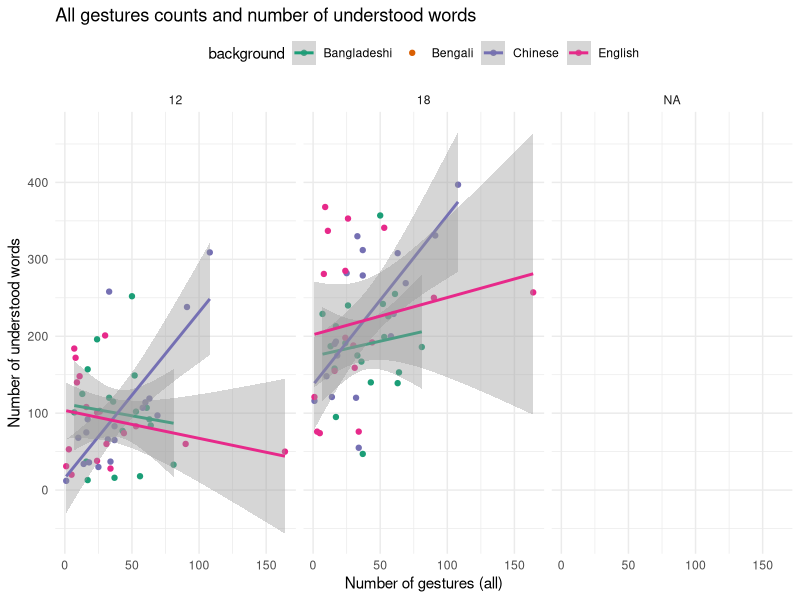
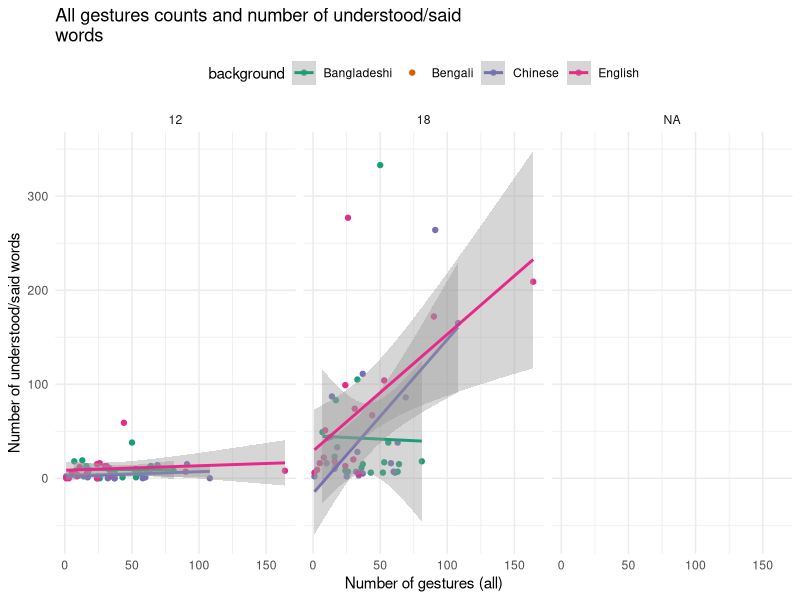
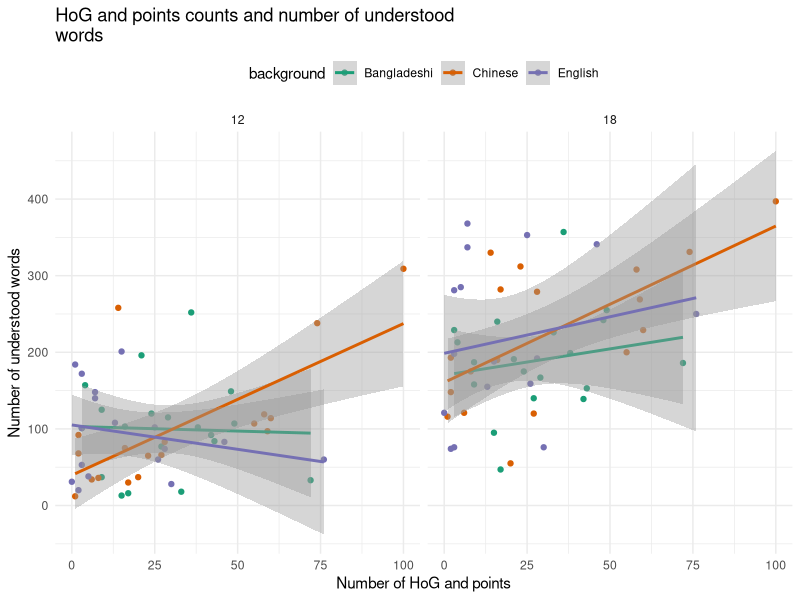
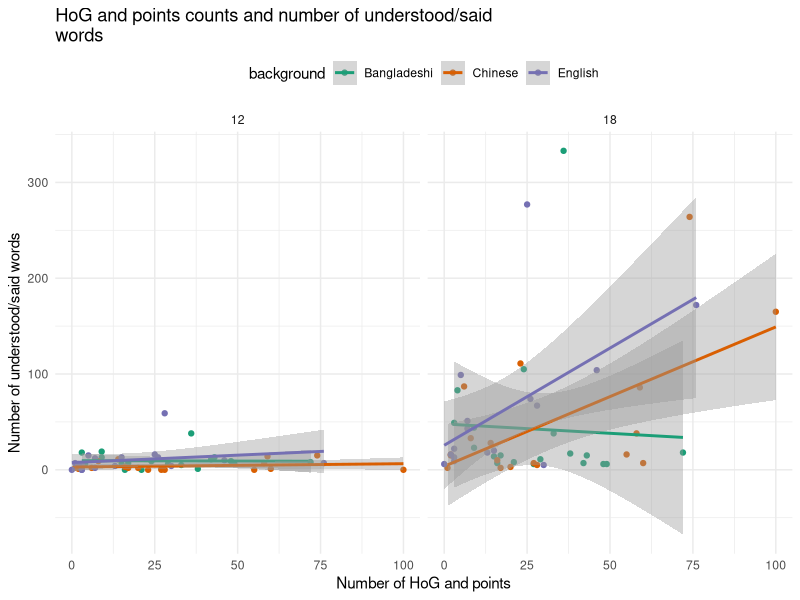
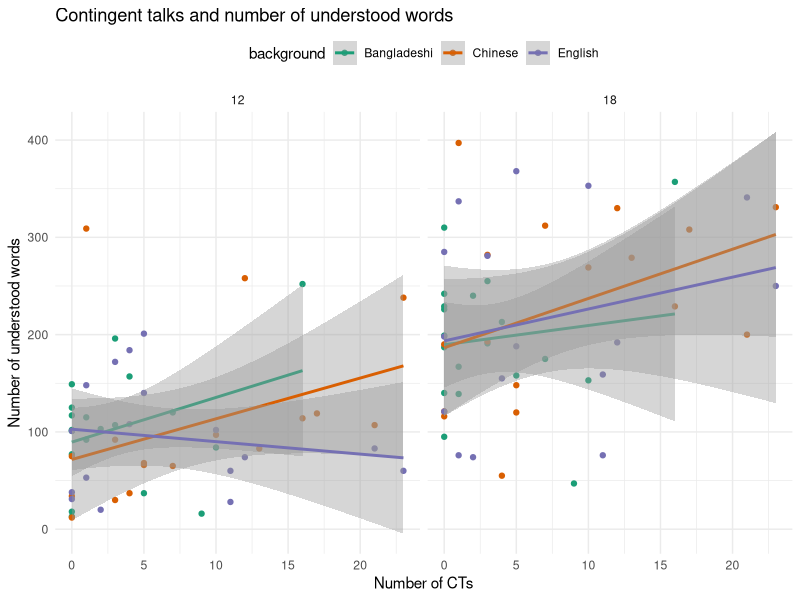
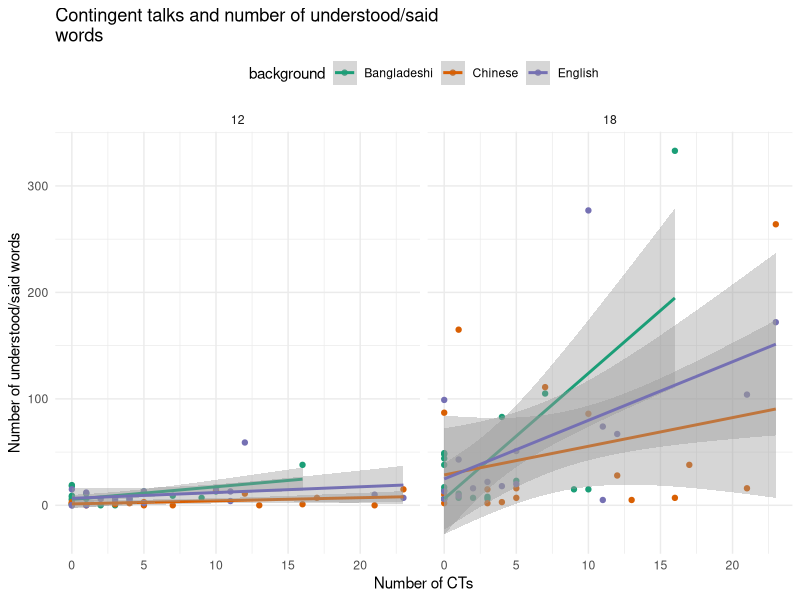
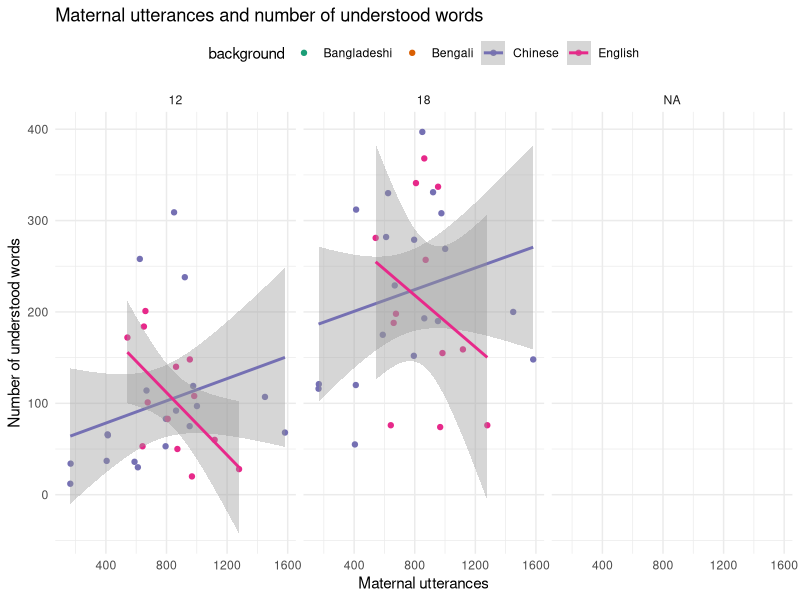
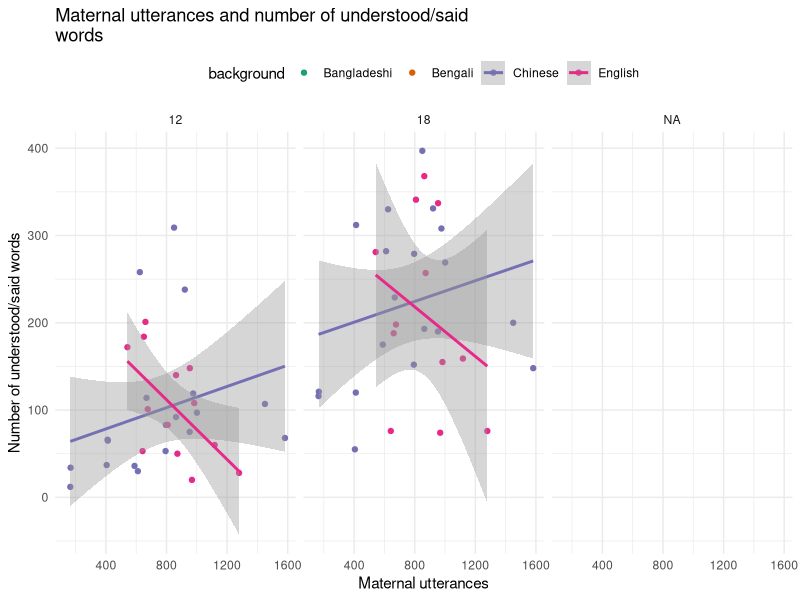

Generate these figures, in order, with R:
## ---- chunk 1
knitr::opts_chunk$set(echo = FALSE)
knitr::opts_knit$set(root.dir = normalizePath("../../"))
library(fitdistrplus)
library(tidyverse)
theme_set(theme_minimal())
## ---- chunk 2
gestures <- read_csv("./data/gestures.csv")

gestures_tot <- gestures %>%
  group_by(dyad, background, months, gesture) %>%
  summarise(
    count = sum(count),
    ct = sum(ct)
  ) %>%
  ungroup() %>%
  mutate(
    gesture = factor(gesture, levels = c("reach", "point", "ho_gv"))
  ) %>%
  mutate_if(is.character, as.factor)

utterances <- read_csv("./data/utterances.csv")

# NAs not removed in sum()
utterances_tot <- utterances %>%
  group_by(dyad, background, months) %>%
  summarise(
    utterances = sum(utterances)
  ) %>%
  ungroup() %>%
  mutate_if(is.character, as.factor)

point <- gestures %>%
  filter(gesture == "point") %>%
  group_by(dyad, background, months) %>%
  summarise(
    count = sum(count)
  ) %>%
  ungroup() %>%
  mutate_if(is.character, as.factor)

utter_point <- left_join(utterances_tot, point) %>%
  rename(point = count)

utterances_compl <- utterances %>% na.omit()
utterances_tcompl <- utterances_tot %>% na.omit()

hgp_tot <- gestures_tot %>%
  filter(gesture != "reach") %>%
  group_by(dyad, background) %>%
  summarise(hgp_tot = sum(count))

vocab_gest <- gestures_tot %>%
  group_by(dyad, background) %>%
  summarise(count_tot = sum(count), ct_tot = sum(ct)) %>%
  full_join(y = hgp_tot)

vocab_utt <- utterances_tot %>%
  group_by(dyad, background) %>%
  summarise(utt_tot = sum(utterances))

vocab <- read_csv("./data/vocab.csv") %>%
  full_join(y = vocab_gest) %>%
  full_join(y = vocab_utt) %>%
  arrange(dyad, months) %>%
  mutate_if(is.character, as.factor)
## ---- chunk 3
vocab %>%
  ggplot(aes(count_tot, understand, colour = background)) +
  geom_point() +
  geom_smooth(method = "lm") +
  facet_grid(~ months) +
  scale_color_brewer(type = "qual", palette = "Dark2") +
  labs(
    title = "All gestures counts and number of understood words",
    x = "Number of gestures (all)",
    y = "Number of understood words"
  ) +
  theme(legend.position = "top")
## ---- chunk 4
vocab %>%
  ggplot(aes(count_tot, und_say, colour = background)) +
  geom_point() +
  geom_smooth(method = "lm") +
  facet_grid(~ months) +
  scale_color_brewer(type = "qual", palette = "Dark2") +
  labs(
    title = "All gestures counts and number of understood/said\nwords",
    x = "Number of gestures (all)",
    y = "Number of understood/said words"
  ) +
  theme(legend.position = "top")
## ---- chunk 5
vocab %>%
  filter(hgp_tot < 120) %>%
  ggplot(aes(hgp_tot, understand, colour = background)) +
  geom_point() +
  geom_smooth(method = "lm") +
  facet_grid(~ months) +
  scale_color_brewer(type = "qual", palette = "Dark2") +
  labs(
    title = "HoG and points counts and number of understood\nwords",
    x = "Number of HoG and points",
    y = "Number of understood words"
  ) +
  theme(legend.position = "top")
## ---- chunk 6
vocab %>%
  filter(hgp_tot < 120) %>%
  ggplot(aes(hgp_tot, und_say, colour = background)) +
  geom_point() +
  geom_smooth(method = "lm") +
  facet_grid(~ months) +
  scale_color_brewer(type = "qual", palette = "Dark2") +
  labs(
    title = "HoG and points counts and number of understood/said\nwords",
    x = "Number of HoG and points",
    y = "Number of understood/said words"
  ) +
  theme(legend.position = "top")
## ---- chunk 7
vocab %>%
  filter(ct_tot < 75) %>%
  ggplot(aes(ct_tot, understand, colour = background)) +
  geom_point() +
  geom_smooth(method = "lm") +
  facet_grid(~ months) +
  scale_color_brewer(type = "qual", palette = "Dark2") +
  labs(
    title = "Contingent talks and number of understood words",
    x = "Number of CTs",
    y = "Number of understood words"
  ) +
  theme(legend.position = "top")
## ---- chunk 8
vocab %>%
  filter(ct_tot < 75) %>%
  ggplot(aes(ct_tot, und_say, colour = background)) +
  geom_point() +
  geom_smooth(method = "lm") +
  facet_grid(~ months) +
  scale_color_brewer(type = "qual", palette = "Dark2") +
  labs(
    title = "Contingent talks and number of understood/said\nwords",
    x = "Number of CTs",
    y = "Number of understood/said words"
  ) +
  theme(legend.position = "top")
## ---- chunk 9
vocab %>%
  ggplot(aes(utt_tot, understand, colour = background)) +
  geom_point() +
  geom_smooth(method = "lm") +
  scale_color_brewer(type = "qual", palette = "Dark2") +
  facet_grid(~ months) +
  labs(
    title = "Maternal utterances and number of understood words",
    x = "Maternal utterances",
    y = "Number of understood words"
  ) +
  theme(legend.position = "top")
## ---- chunk 10
vocab %>%
  ggplot(aes(utt_tot, understand, colour = background)) +
  geom_point() +
  geom_smooth(method = "lm") +
  scale_color_brewer(type = "qual", palette = "Dark2") +
  facet_grid(~ months) +
  labs(
    title = "Maternal utterances and number of understood/said\nwords",
    x = "Maternal utterances",
    y = "Number of understood/said words"
  ) +
  theme(legend.position = "top")
